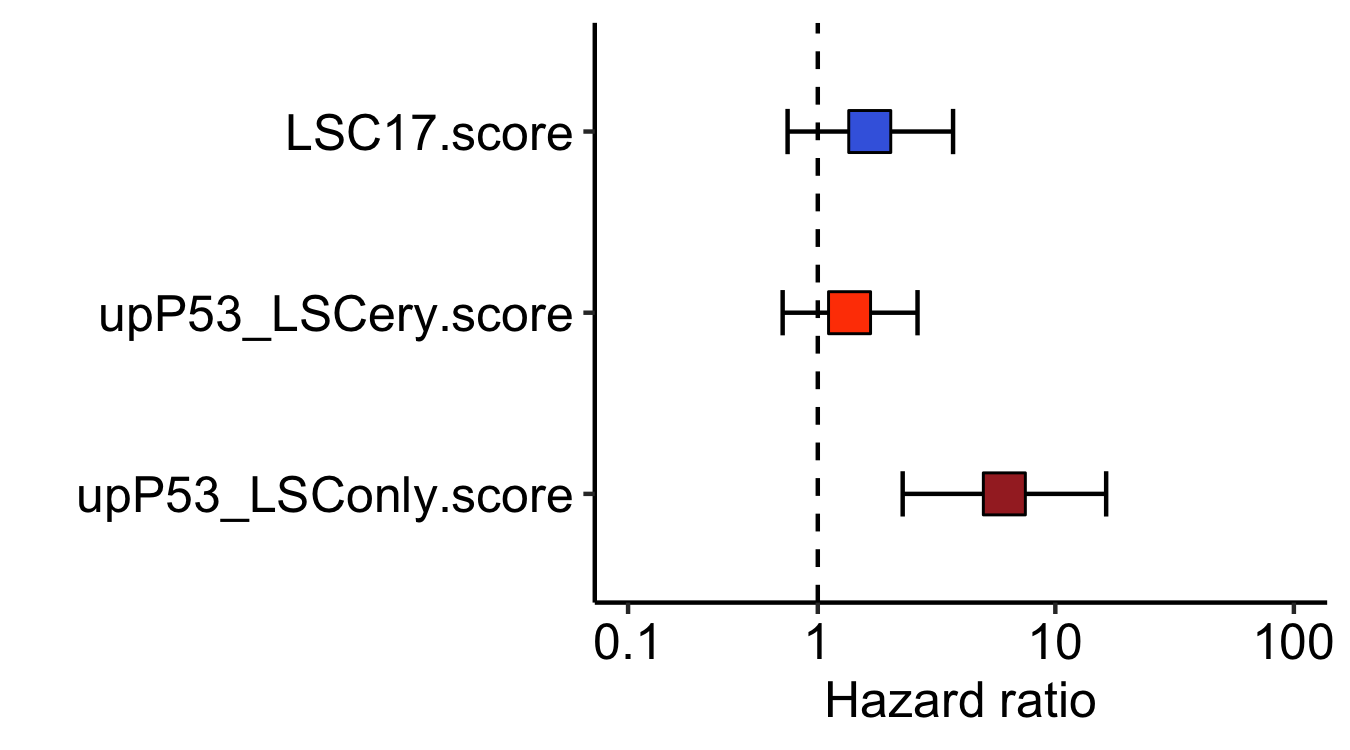

The script that saved this image:
#FigureS6g - LSC17, p53all and p53LSC signature in secondary-AML BeatAML patients
#Authors: Sean Wen and Alba Meira

# Load packages
library(survival)
library(survminer)
library(ggplot2)
library(scales)

# Read patient-level file
df <- read.table("../../../Sources/BeatAML/Master.txt", sep="\t", header=TRUE, stringsAsFactors=FALSE)
dim(df) #360 patients

# Remove entries with missing survival data
df <- df[which(!is.na(df$time)), ]
df <- df[which(!is.na(df$status)), ]
table(df$genotype.TP53)

# Define signatures to analyse
sigs <- c("LSC17.score", "upP53_LSCery.score", "upP53_LSConly.score")

# Cox proportional-hazards model
.list <- list()

for(i in 1:length(sigs)) {
    
    # Define sig
    sig <- sigs[i]
    
    # Subset sig
    cols <- c("time", "status", "cancer.type", sig)
    df.small <- df[,cols]
    
    # Binarize scorse
    df.small$score.bi <- ifelse(df.small[,sig] < median(df.small[,sig]), "low", "high")
    df.small$score.bi <- factor(df.small$score.bi, levels=c("low", "high"))
    print(table(df.small$score.bi))
    
    # Subset sAML patients only
    df.small <- df.small[which(df.small$cancer.type=="AML_transformed"), ]
    
    # Build model
    model <- coxph(Surv(time, status) ~ score.bi, data=df.small)

    # Retrieve coefficients
    coef <- as.data.frame(summary(model)$coefficient)
    coef.int <- as.data.frame(summary(model)$conf.int[,c(3,4)])
    results <- data.frame("coef"=coef, "coef.95.lower"=coef.int[1,1], "coef.95.upper"=coef.int[2,1])

    # Summarise table
    cols <- c("coef.exp.coef.", "coef.95.lower", "coef.95.upper", "coef.Pr...z..")
    cols.new <- c("hazard_ratio", "hazard_ratio_95_lower",  "hazard_ratio_95_upper", "pval")
    results <- results[,cols]
    names(results) <- cols.new

    # Indicate sig
    . <- data.frame("gene_signature"=sig)
    results <- cbind.data.frame(., results)
    
    # Save into list
    .list[[i]] <- results
    
}

results <- do.call(rbind.data.frame, .list)

# Save file
write.table(results, "FigureS6g.txt", sep="\t", col.names=TRUE, row.names=FALSE, quote=FALSE)

#How many patients were analyzed?
length(df.small$status)# 49 patients included in the analysis
df.sAML <- df[which(df$cancer.type=="AML_transformed"), ]
table(df.sAML$genotype.TP53) #40 are TP53-WT and 9 are TP53-mutant

# Set factor levels (for ordering y-axis)
levels <- rev(sigs)
results$gene_signature <- factor(results$gene_signature, levels=levels)

# Forest plot
    # Definition
    data <- results
    y <- data$gene_signature
    x <- data$hazard_ratio
    x.lower <- data$hazard_ratio_95_lower
    x.upper <- data$hazard_ratio_95_upper
    z <- data$gene_signature
    color.breaks <- rev(c("royalblue", "orangered", "brown"))

    # Plot
    plot <- ggplot() +
            geom_errorbarh(data, mapping=aes(y=y, xmin=x.lower, xmax=x.upper), height=0.25) +
            geom_point(data, mapping=aes(x=x, y=y, fill=z), shape=22, size=5) +
            geom_vline(xintercept=1, color="black", linetype="dashed", size=0.5, alpha=1) +
            scale_fill_manual(values=color.breaks) +
            scale_x_continuous(trans=pseudo_log_trans(base=10, sigma=0.1),
                               breaks=c(0.1, 1, 10, 100),
                               labels=c("0.1", "1", "10", "100"),
                               limits=c(0.1, 100)
                               ) +
            xlab("Hazard ratio") +
            ylab(" ") +
            theme_bw() +
            theme(panel.border = element_blank(),
                  panel.background = element_blank(),
                  panel.grid.major = element_blank(),
                  panel.grid.minor = element_blank(),
                  axis.line = element_line(colour = "black"),
                  axis.text.y = element_text(size = 12, colour = "black"),
                  axis.text.x.bottom = element_text(size = 12, colour = "black"),
                  axis.title.x = element_text(size = 12, colour = "black"),
                  legend.position="none"
                  )

    # Save file
    ggsave("FigureS6g.png", plot, width=4.5, height=2.5)
